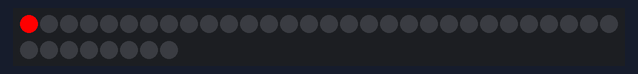
Bench run of a program on a simulated MicroPython board. On the bench: 38 RGB LEDs in strip order, left to right, continuing on the next row. Dim RGB values are drawn brighter than linear.

Above: at 0.01 s.
At 2.73 s:
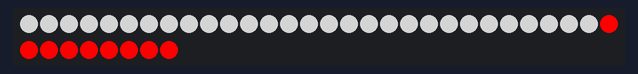
At 7.8 s:
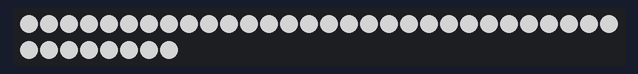
At 18.82 s:
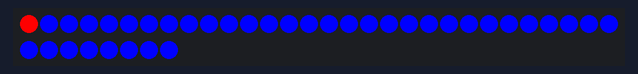
At 27.36 s:
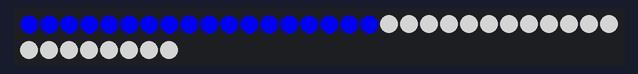
At 37.1 s:
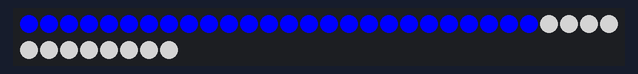

The program:

06-color-wipe.py
```python
from neopixel import NeoPixel
from utime import sleep

NEOPIXEL_PIN = 0
NUMBER_PIXELS = 38

strip = NeoPixel(machine.Pin(NEOPIXEL_PIN), NUMBER_PIXELS)

red = (255, 0, 0)
white = (128,128,128)
blue = (0, 0, 255)

colors = (red, white, blue)


def color_wipe():
    for color in colors:
        for i in range(NUMBER_PIXELS):
            strip[i] = color
            strip.write()
            sleep(0.04)

while True:
    color_wipe() 
```
